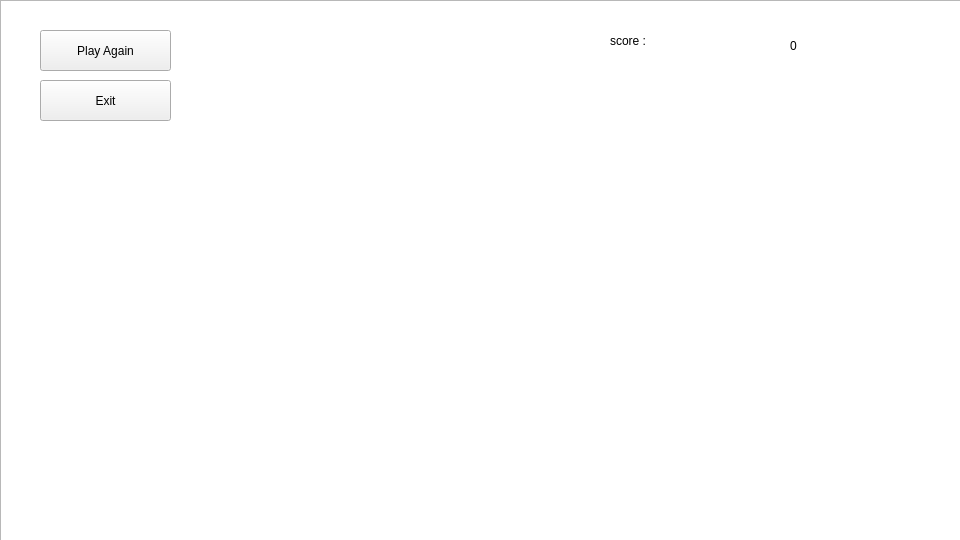
<?xml version="1.0" encoding="UTF-8"?>
<ui version="4.0">
 <class>MainWindow</class>
 <widget class="QMainWindow" name="MainWindow">
  <property name="geometry">
   <rect>
    <x>0</x>
    <y>0</y>
    <width>960</width>
    <height>540</height>
   </rect>
  </property>
  <property name="sizePolicy">
   <sizepolicy hsizetype="Preferred" vsizetype="Preferred">
    <horstretch>0</horstretch>
    <verstretch>0</verstretch>
   </sizepolicy>
  </property>
  <property name="minimumSize">
   <size>
    <width>960</width>
    <height>540</height>
   </size>
  </property>
  <property name="maximumSize">
   <size>
    <width>960</width>
    <height>540</height>
   </size>
  </property>
  <property name="windowTitle">
   <string>MainWindow</string>
  </property>
  <property name="dockOptions">
   <set>QMainWindow::AllowTabbedDocks|QMainWindow::AnimatedDocks</set>
  </property>
  <widget class="QWidget" name="centralWidget">
   <widget class="QGraphicsView" name="graphicsView">
    <property name="geometry">
     <rect>
      <x>0</x>
      <y>0</y>
      <width>961</width>
      <height>541</height>
     </rect>
    </property>
   </widget>
   <widget class="QLabel" name="score">
    <property name="geometry">
     <rect>
      <x>610</x>
      <y>20</y>
      <width>181</width>
      <height>41</height>
     </rect>
    </property>
    <property name="styleSheet">
     <string notr="true">font: 75 italic 30pt &quot;Fixedsys&quot;;</string>
    </property>
    <property name="text">
     <string>score :</string>
    </property>
   </widget>
   <widget class="QLabel" name="scorenum">
    <property name="geometry">
     <rect>
      <x>790</x>
      <y>30</y>
      <width>221</width>
      <height>31</height>
     </rect>
    </property>
    <property name="styleSheet">
     <string notr="true">font: 75 italic 30pt &quot;Fixedsys&quot;;</string>
    </property>
    <property name="text">
     <string>0</string>
    </property>
   </widget>
   <widget class="QPushButton" name="pushButton">
    <property name="geometry">
     <rect>
      <x>40</x>
      <y>30</y>
      <width>131</width>
      <height>41</height>
     </rect>
    </property>
    <property name="styleSheet">
     <string notr="true">font: 75 italic 14pt &quot;Fixedsys&quot;;</string>
    </property>
    <property name="text">
     <string>Play Again</string>
    </property>
   </widget>
   <widget class="QPushButton" name="pushButton_2">
    <property name="geometry">
     <rect>
      <x>40</x>
      <y>80</y>
      <width>131</width>
      <height>41</height>
     </rect>
    </property>
    <property name="styleSheet">
     <string notr="true">font: 75 italic 14pt &quot;Fixedsys&quot;;</string>
    </property>
    <property name="text">
     <string>Exit</string>
    </property>
   </widget>
  </widget>
 </widget>
 <layoutdefault spacing="6" margin="11"/>
 <resources/>
 <connections/>
</ui>
